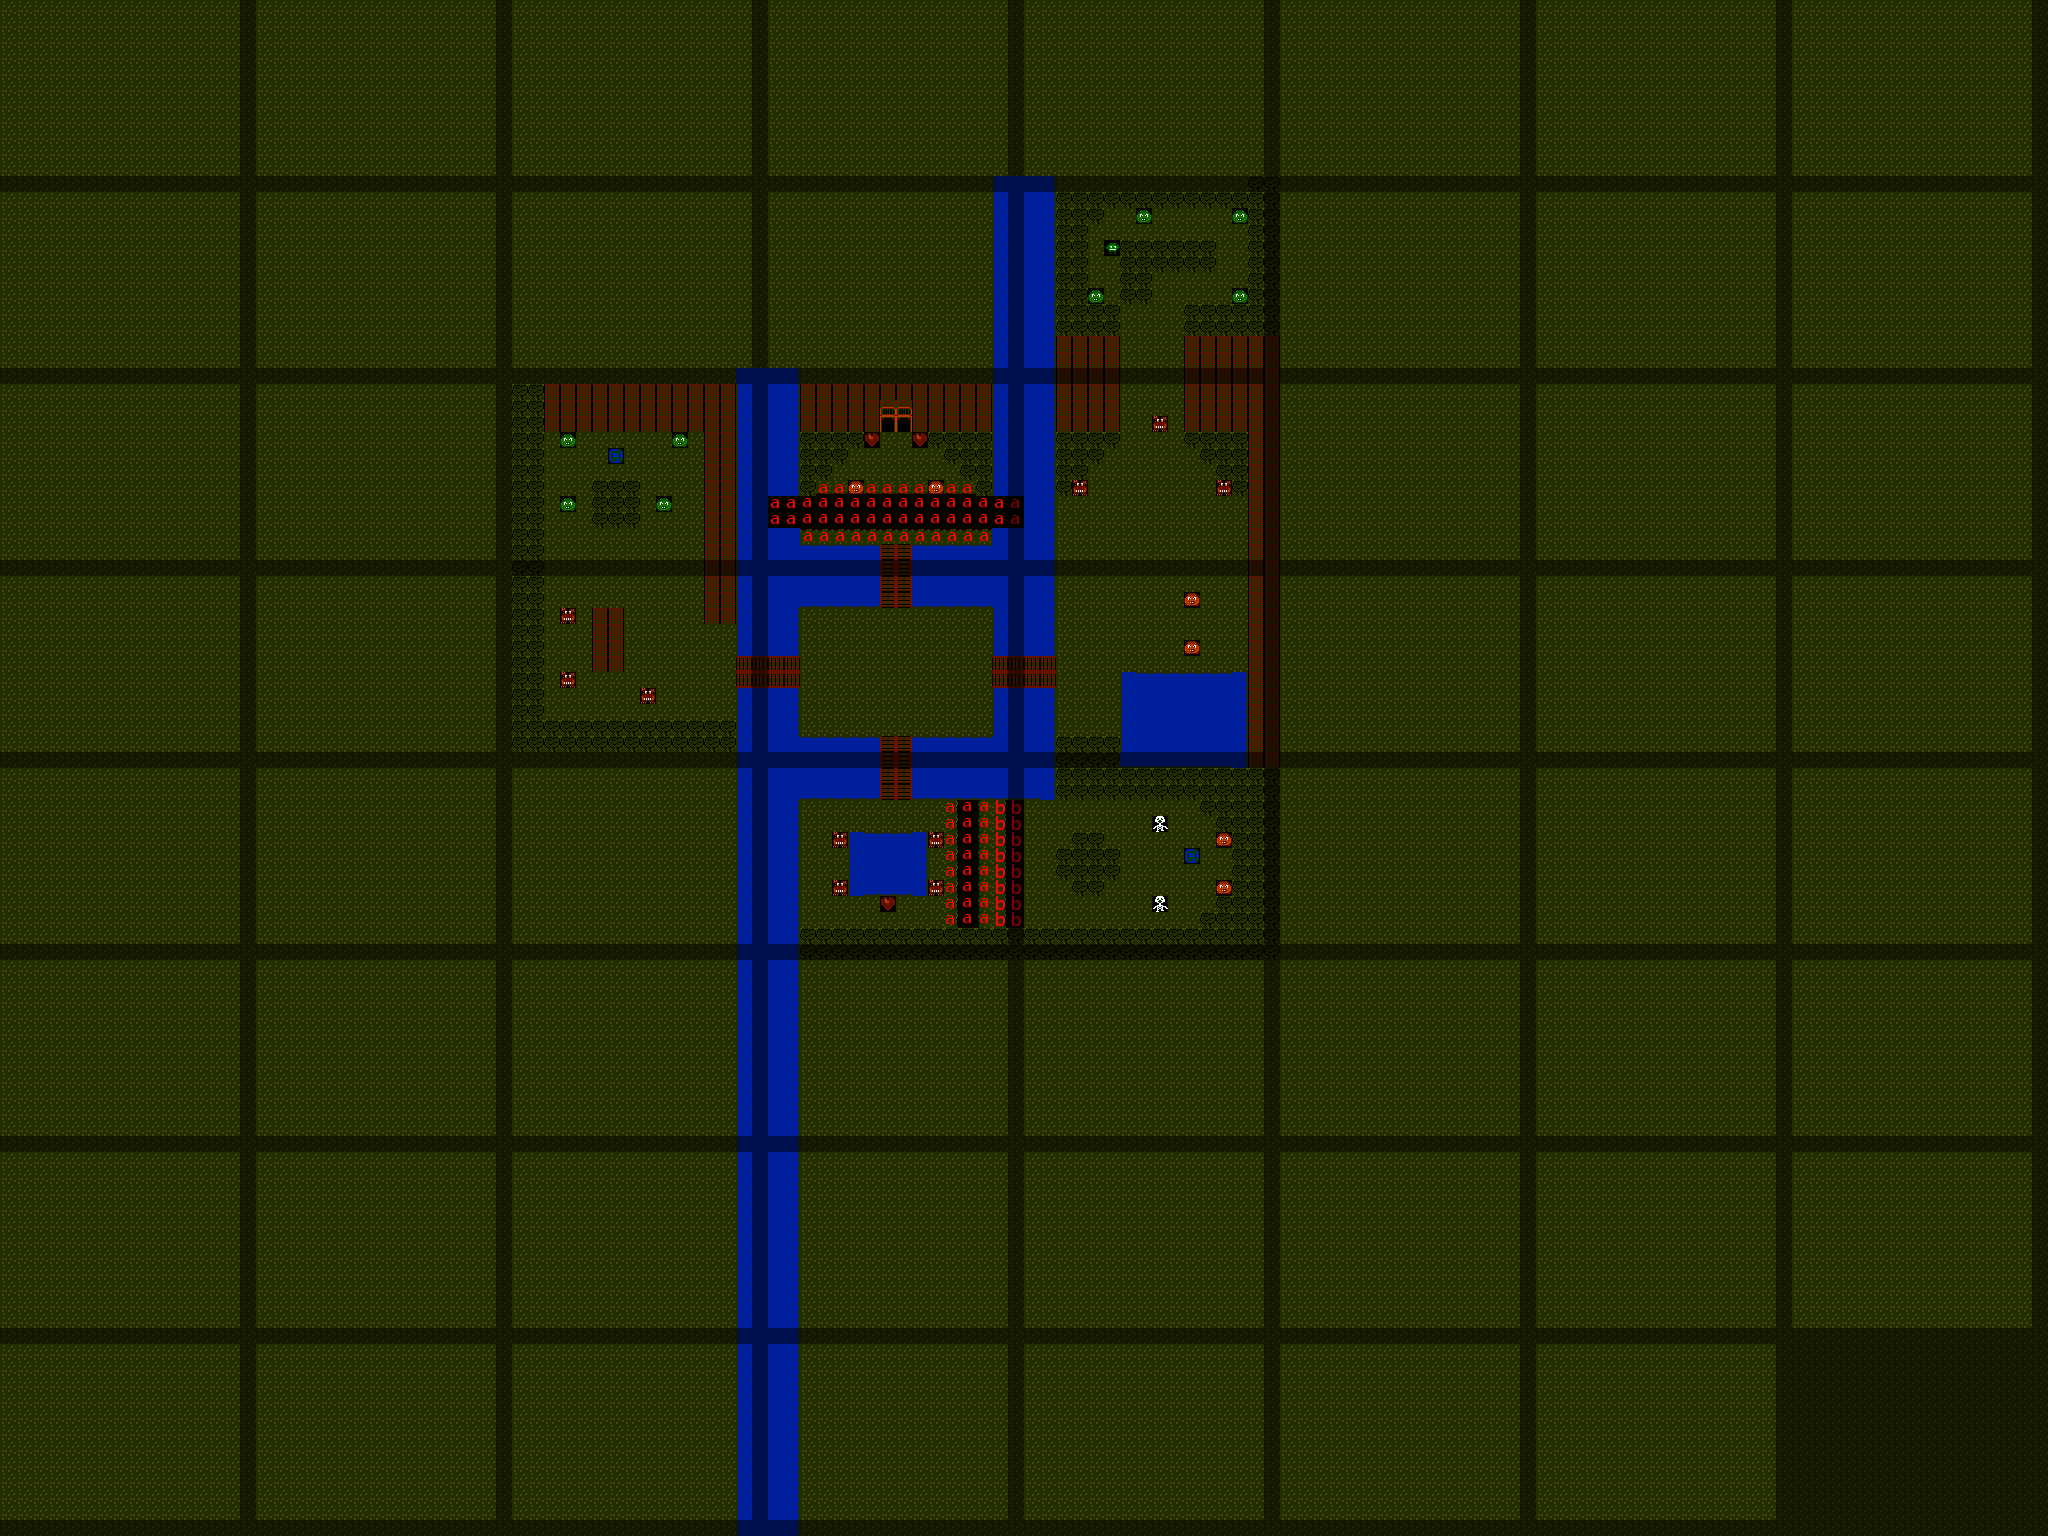

A level layout from a 2D game, rendered from its tile map. Below: a short description, then the map file with tile-grid data replaced by summaries:
An orthogonal 128x96 tile map with 16x16 px tiles, 3 tile layers (Tile Layer 1, GRID, Sprite Layer), 2 tilesets.

<map version="1.0" orientation="orthogonal" renderorder="right-down" width="128" height="96" tilewidth="16" tileheight="16" nextobjectid="1">
 <tileset firstgid="1" name="Main" tilewidth="16" tileheight="16" tilecount="256" columns="8">
  <image source="../graphics/main_tiled.png" width="128" height="512" />
 </tileset>
 <tileset firstgid="257" name="Sprites" tilewidth="16" tileheight="16" tilecount="64" columns="8">
  <image source="../graphics/sprites.bmp" width="128" height="128" />
 </tileset>
 <layer name="Tile Layer 1" width="128" height="96">
  <data>[12288 cells, 12288 non-empty, 20 distinct tile ids]</data>
 </layer>
 <layer name="GRID" width="128" height="96" opacity="0.51">
  <data>[12288 cells, 1893 non-empty, 1 distinct tile ids]</data>
 </layer>
 <layer name="Sprite Layer" width="128" height="96">
  <data>[12288 cells, 32 non-empty, 7 distinct tile ids]</data>
 </layer>
</map>
